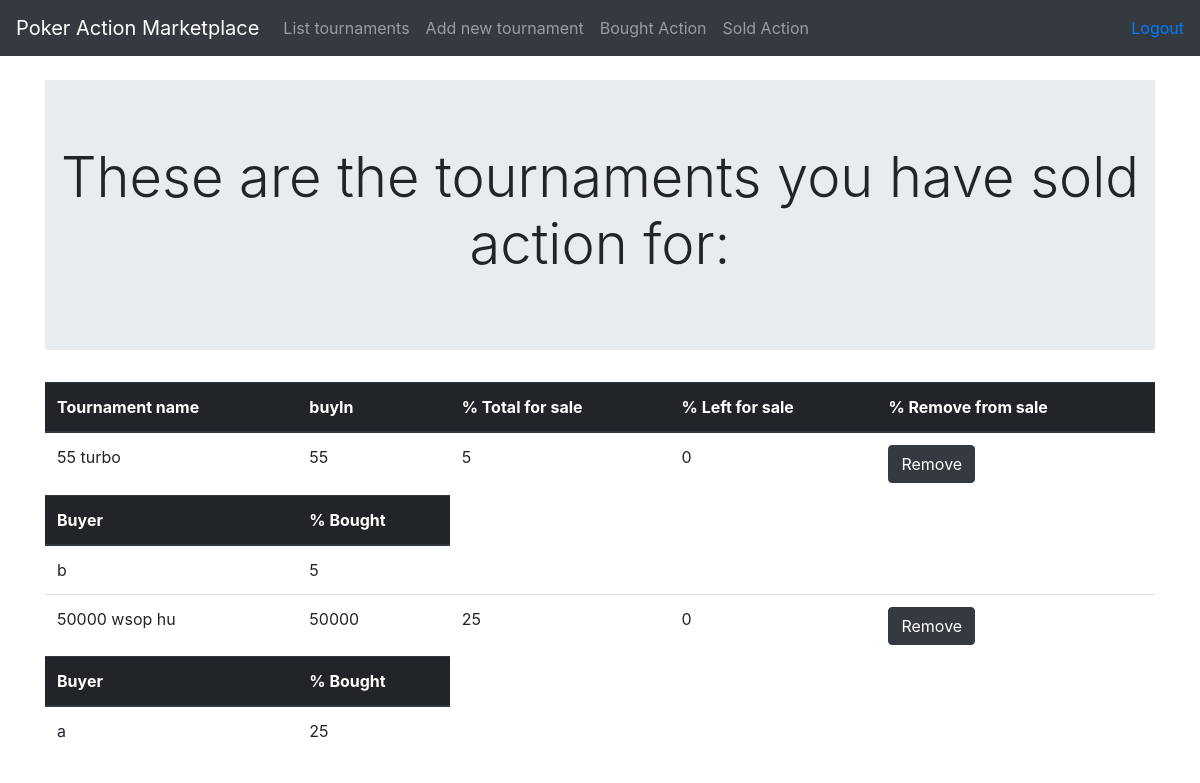
The page /tournaments/sold (signed in) on the database its author committed.
### application/tournamentPackages/models.py (models this page shows, shortened)
class TournamentPackage(Base):
    tournament = db.Column(db.String(144), nullable=False)
    buyin = db.Column(db.Integer, nullable=False)
    pcttobesold = db.Column(db.Integer, nullable=False)
    pctleft = db.Column(db.Integer, nullable=False)
    account_id = db.Column(db.Integer, db.ForeignKey('account.id'), nullable=False)
    @staticmethod
    def tournaments_sold_action_from(id):
        stmt = text("SELECT tournament, buyin, pcttobesold, pctleft, tournament_package.id FROM tournament_package "
        "LEFT join account on tournament_package.account_id = account.id "
        "where account_id = {}".format(id))
        res = db.engine.execute(stmt)
        class soldTournaments:
            def __init__(self, tournament, buyin, pcttobesold, pctleft, id):
                self.tournament = tournament
                self.buyin = buyin
                self.pcttobesold = pcttobesold
                self.pctleft = pctleft
                self.id = id
                self.buyers = []
        tournaments = []
        for row in res:
            temp = list(row)
            tournm = soldTournaments(temp[0], temp[1], temp[2], temp[3], temp[4])
            tournaments.append(tournm)
            tournm.buyers = TournamentPackage.buyers_for_tournament(temp[4])
        return tournaments
    @staticmethod
    def buyers_for_tournament(tournamentid):
        stmt = text("SELECT buyer_id, actionboughtpct, account.name from bought_action_from_tournament LEFT JOIN account on buyer_id = account.id "
                    "where bought_action_from_tournament.tournament_package_id ={}".format(tournamentid))
        res = db.engine.execute(stmt)
        buyers = []
        for row in res:
            temp = list(row)
            buyers.append(temp)
        return buyers

### application/tournamentPackages/views.py (the view)
@app.route('/tournaments/sold', methods=["GET"])
@login_required
def show_sold_tournaments():
    soldtournaments = TournamentPackage.tournaments_sold_action_from(current_user.id)
    for row in soldtournaments:
        print(row.tournament)
        for tour in row.buyers:
            print(tour)
    return render_template('tournaments/sold.html', soldTournaments = soldtournaments)

### application/__init__.py (called while the page is built)
@login_manager.user_loader
def load_user(user_id):
    return User.query.get(user_id)

### application/templates/tournaments/sold.html
{% extends "layout.html" %}
{% block body %}
<div class="jumbotron jumbotron-fluid">
  <div class="container">
    <h1 class="display-4" align=center>These are the tournaments you have sold action for:</h1>
  </div>
</div>
<table class="table">
  <thead class="thead-dark">
    <th scope="col">Tournament name</th>
    <th scope="col">buyIn</th>
    <th scope="col">% Total for sale</th>
    <th scope="col">% Left for sale</th>
    <th scope="col">% Remove from sale</th>
    </thead>
{% for tournament in soldTournaments %}
<tr>
  <td>{{ tournament.tournament }}</td>
  <td>{{ tournament.buyin }}</td>
  <td>{{ tournament.pcttobesold }}</td>
  <td>{{ tournament.pctleft }}</td>
  <td><form method ="POST", action="{{ url_for('remove_tournament_from_sale', tournament_id = tournament.id) }}">
    <input type="submit" value="Remove" class="btn btn-dark">
  </form> </td>
  {% if tournament.buyers %}
  <tr>
    <thead class="thead-dark">
    <th scope="col">Buyer</th>
    <th scope="col">% Bought</th>
    </thead>
  </tr>
  {% for buyer in tournament.buyers %}
  <tr>
    <td>{{ buyer[2] }}</td>
    <td>{{ buyer[1] }}</td>
  </tr>
    {% endfor %}
    {% endif %}
</tr>
{% endfor %}
</table>
{% endblock %}

### rows shown on the page
TournamentPackage: tournament "55 turbo", buyin "55", pcttobesold "5", pctleft "0", buyer "b", buyer "5"
TournamentPackage: tournament "50000 wsop hu", buyin "50000", pcttobesold "25", pctleft "0", buyer "a", buyer "25"
